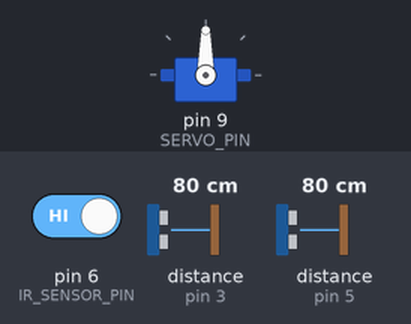
Simulated run of this sketch. Board: Arduino Uno, built with avr-gcc and run on an emulated ATmega328P. On the bench: servo. Inputs (shaded band) come from the test bench; at power-on: pin 6 (IR_SENSOR_PIN) HIGH, distance to the obstacle (sensors on pin 3, pin 5) 80 cm. The echo pulse lasts 58.3 µs per cm; what the sketch prints to the serial monitor is not drawn.

Above: at 4.0 s.
4.1 s: pin 6 (IR_SENSOR_PIN) driven LOW
At 5.4 s:
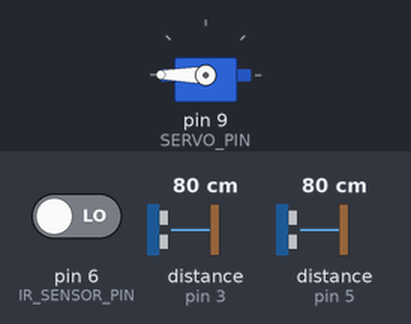
Timing chart, 0 to 8.5 s (numbered marks = the images above; inputs shaded):
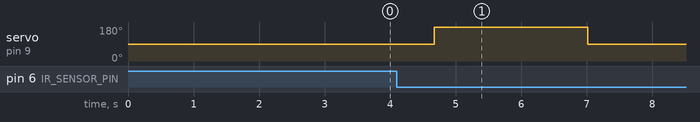

Measured:
- after the input at 4.1 s, servo on pin 9 (SERVO_PIN): 90° → 180° after 0.57 s, → 90° 2.3 s later

The sketch:

SmartGarbageSystem.ino
```cpp
// ================================================================
//       SMART GARBAGE MONITORING AND SORTING SYSTEM
//                     Arduino UNO
// ================================================================
//  Components:
//    - Moisture Sensor      → A0
//    - IR Sensor            → D6         ← NEWLY ADDED
//    - Ultrasonic (Dry Bin) → TRIG: D2 | ECHO: D3
//    - Ultrasonic (Wet Bin) → TRIG: D4 | ECHO: D5
//    - Servo Motor          → D9
//    - GSM Module (SIM800L) → RX: D10 | TX: D11  ← NOW ACTIVE
// ================================================================

#include <Servo.h>
#include <SoftwareSerial.h>   // For GSM module serial communication


// ================================================================
//  SECTION 1: PIN DEFINITIONS
//  Assigning each component to its respective Arduino pin
// ================================================================

#define MOISTURE_PIN   A0    // Moisture sensor → analog read pin
#define IR_SENSOR_PIN   6    // IR obstacle sensor → digital read pin
                             // OUTPUT: LOW = object detected, HIGH = clear
#define TRIG_DRY        2    // Dry bin ultrasonic → Trigger pin
#define ECHO_DRY        3    // Dry bin ultrasonic → Echo pin
#define TRIG_WET        4    // Wet bin ultrasonic → Trigger pin
#define ECHO_WET        5    // Wet bin ultrasonic → Echo pin
#define SERVO_PIN       9    // Servo motor → Signal pin


// ================================================================
//  SECTION 2: ADJUSTABLE SYSTEM PARAMETERS
//  Tweak these values to match your hardware setup
// ================================================================

const int   MOISTURE_THRESHOLD = 850;   // Raw ADC value (0–1023)
                                        // ABOVE threshold = DRY waste
                                        // BELOW threshold = WET waste

const float BIN_HEIGHT_CM      = 13.5;  // Physical height of each bin (cm)
                                        // Ultrasonic reads from lid downward

const int   FULL_ALERT_PERCENT = 80;    // Send GSM alert when bin ≥ this %


// ================================================================
//  SECTION 3: SERVO ANGLE POSITIONS
//  Standard servo range: 0° to 180°
//  We treat 90° as neutral center
// ================================================================

const int SERVO_NEUTRAL  = 90;   // Resting / center position
const int SERVO_WET_BIN  = 180;  // +90° clockwise       → directs to WET bin
const int SERVO_DRY_BIN  = 0;    // −90° counter-clockwise → directs to DRY bin


// ================================================================
//  SECTION 4: GSM CONFIGURATION  — SIM800L now active
// ================================================================

SoftwareSerial gsmSerial(10, 11);          // GSM RX→D10, TX→D11
const String PHONE_NUMBER = "+918121847746";


// ================================================================
//  SECTION 5: GLOBAL OBJECTS & VARIABLES
// ================================================================

Servo sortingServo;   // Servo motor object
bool  alertSentDry = false;  // Tracks if GSM alert was already sent for dry bin
bool  alertSentWet = false;  // Tracks if GSM alert was already sent for wet bin
                             // Prevents repeated SMS for same full-bin event


// ================================================================
//  SETUP  —  Runs ONCE at power-on or reset
// ================================================================

void setup() {

  // Start serial monitor communication at 9600 baud
  Serial.begin(9600);

  // Initialize servo and move it to neutral (center) position
  sortingServo.attach(SERVO_PIN);
  sortingServo.write(SERVO_NEUTRAL);

  // Configure Ultrasonic sensor pins
  pinMode(TRIG_DRY, OUTPUT);
  pinMode(ECHO_DRY, INPUT);
  pinMode(TRIG_WET, OUTPUT);
  pinMode(ECHO_WET, INPUT);

  // Configure IR sensor pin — reads LOW when object/trash is detected
  pinMode(IR_SENSOR_PIN, INPUT);

  // Moisture sensor pin (A0) is INPUT by default — no pinMode needed

  // Initialize GSM module serial communication
  gsmSerial.begin(9600);

  // Startup message on Serial Monitor
  delay(500);
  Serial.println(F("================================================"));
  Serial.println(F("   Smart Garbage Monitoring & Sorting System    "));
  Serial.println(F("================================================"));
  Serial.println(F(" Moisture Threshold : 850 (adjustable in code)"));
  Serial.println(F(" Bin Height         : 13.5 cm"));
  Serial.println(F(" Trigger Mode       : IR Sensor (Automatic)"));
  Serial.println(F("================================================"));
  Serial.println(F(" System Ready. Waiting for trash..."));
  Serial.println();

  delay(2000); // Give time to read the startup message
}


// ================================================================
//  MAIN LOOP  —  Runs REPEATEDLY after setup()
//  The system now waits for the IR sensor to detect trash.
//  When triggered, it runs the full sort + measure cycle instantly.
// ================================================================

void loop() {

  // Continuously poll the IR sensor
  // IR sensor outputs LOW when an object is detected in front of it
  if (digitalRead(IR_SENSOR_PIN) == LOW) {

    delay(80); // Brief debounce — ignore electrical noise / false triggers

    // Re-confirm detection after debounce to avoid false positives
    if (digitalRead(IR_SENSOR_PIN) == LOW) {

      printSectionHeader("NEW CYCLE STARTING");

      // ── STEP 1: IR confirmed trash ─────────────────────────────────
      Serial.println(F("  [IR SENSOR] >>> Trash Detected! Processing waste..."));
      Serial.println();
      delay(300); // Short pause for readability before processing

      // ── STEP 2: Read moisture sensor ────────────────────────────────
      int moistureValue = readMoisture();

      // ── STEP 3: Decide waste type based on threshold ─────────────────
      bool isWet = (moistureValue < MOISTURE_THRESHOLD);
      // If value < threshold  → moisture present → WET waste
      // If value >= threshold → dry surface      → DRY waste

      // ── STEP 4: Print moisture result ─────────────────────────────────
      Serial.print(F("  Moisture Sensor Value : "));
      Serial.println(moistureValue);
      Serial.print(F("  Waste Type Detected   : "));
      if (isWet) {
        Serial.println(F("*** WET WASTE ***"));
      } else {
        Serial.println(F("*** DRY WASTE ***"));
      }
      Serial.println();

      // ── STEP 5: Rotate servo to correct bin ────────────────────────
      controlServo(isWet);
      delay(1500); // Allow servo to physically complete rotation

      // ── STEP 6: Measure fill levels of both bins ───────────────────
      Serial.println(F("  Measuring bin fill levels..."));
      delay(300);

      float dryFillPercent = getBinFillLevel(TRIG_DRY, ECHO_DRY);
      float wetFillPercent = getBinFillLevel(TRIG_WET, ECHO_WET);

      // ── STEP 7: Display bin fill levels ───────────────────────────
      Serial.println();
      Serial.println(F("  ┌─────────────────────────────────┐"));
      Serial.println(F("  │         BIN STATUS REPORT        │"));
      Serial.println(F("  ├─────────────────────────────────┤"));
      Serial.print(F("  │ Dry Bin Fill Level  : "));
      printPaddedPercent(dryFillPercent);
      Serial.print(F("  │ Wet Bin Fill Level  : "));
      printPaddedPercent(wetFillPercent);
      Serial.println(F("  └─────────────────────────────────┘"));
      Serial.println();

      // ── STEP 8: Check for full bins and trigger GSM alert ──────────
      // alertSentDry / alertSentWet flags prevent repeated SMS spam
      // They reset only when bin level drops below threshold (bin emptied)

      if (dryFillPercent >= FULL_ALERT_PERCENT) {
        Serial.println(F("  ⚠ WARNING: DRY BIN IS FULL!"));
        if (!alertSentDry) {
          sendGSMAlert("DRY");
          alertSentDry = true; // Mark alert as sent — don't resend until emptied
        }
      } else {
        alertSentDry = false;  // Bin was emptied — reset flag
      }

      if (wetFillPercent >= FULL_ALERT_PERCENT) {
        Serial.println(F("  ⚠ WARNING: WET BIN IS FULL!"));
        if (!alertSentWet) {
          sendGSMAlert("WET");
          alertSentWet = true;
        }
      } else {
        alertSentWet = false;
      }

      // ── STEP 9: Return servo to neutral position after sorting ──────
      Serial.println();
      Serial.println(F("  Servo returning to NEUTRAL position (90°)..."));
      sortingServo.write(SERVO_NEUTRAL);

      // ── STEP 10: End of cycle ───────────────────────────────────────
      Serial.println();
      Serial.println(F("  Cycle complete. Waiting for next trash..."));
      printSectionFooter();
      Serial.println();

      // Wait until the trash has actually passed / IR clears
      // Prevents re-triggering the same piece of waste
      while (digitalRead(IR_SENSOR_PIN) == LOW) {
        delay(50); // Keep checking every 50ms until IR is clear again
      }
      delay(500); // Extra settling time before watching for next item
    }
  }
}


// ================================================================
//  FUNCTION: readMoisture()
//
//  PURPOSE  : Reads the raw analog value from the moisture sensor.
//  RETURNS  : Integer value between 0 (fully wet) and 1023 (fully dry)
//
//  HOW IT WORKS:
//    The moisture sensor has two probes. When placed in wet waste,
//    water conducts electricity between the probes, lowering resistance
//    and thus the analog voltage → lower ADC value.
//    In dry waste, resistance is high → higher ADC value.
// ================================================================

int readMoisture() {
  int raw = analogRead(MOISTURE_PIN); // Read 10-bit ADC value (0–1023)
  return raw;
}


// ================================================================
//  FUNCTION: controlServo(bool isWet)
//
//  PURPOSE  : Rotates the servo to direct waste into the correct bin.
//  INPUT    : isWet → true = WET waste, false = DRY waste
//
//  SERVO POSITIONS:
//    90°  → Neutral  (default resting position)
//    180° → Wet bin  (rotates 90° clockwise from neutral)
//    0°   → Dry bin  (rotates 90° counter-clockwise from neutral)
// ================================================================

void controlServo(bool isWet) {
  if (isWet) {
    Serial.println(F("  Servo Action : Rotating → WET BIN  (180° clockwise)"));
    sortingServo.write(SERVO_WET_BIN); // Move to 180°
  } else {
    Serial.println(F("  Servo Action : Rotating → DRY BIN  (0° counter-clockwise)"));
    sortingServo.write(SERVO_DRY_BIN); // Move to 0°
  }
}


// ================================================================
//  FUNCTION: getBinFillLevel(int trigPin, int echoPin)
//
//  PURPOSE  : Measures how full a bin is using an HC-SR04 ultrasonic sensor.
//  INPUT    : trigPin → the TRIG pin of the sensor
//             echoPin → the ECHO pin of the sensor
//  RETURNS  : Fill percentage (0.0% = empty, 100.0% = completely full)
//
//  HOW IT WORKS:
//    1. Send a 10µs HIGH pulse on TRIG → sensor emits ultrasonic burst
//    2. Measure how long ECHO stays HIGH → this is the round-trip travel time
//    3. Distance (cm) = (duration × speed of sound) / 2
//       Speed of sound ≈ 0.0343 cm/µs
//    4. Fill % = ((BIN_HEIGHT - distance) / BIN_HEIGHT) × 100
//       → If sensor reads 13.5 cm (full bin height) → 0% full (empty)
//       → If sensor reads ~0 cm (waste right at top)  → 100% full
// ================================================================

float getBinFillLevel(int trigPin, int echoPin) {

  // --- Trigger ultrasonic pulse ---
  digitalWrite(trigPin, LOW);
  delayMicroseconds(2);           // Ensure clean LOW signal first
  digitalWrite(trigPin, HIGH);
  delayMicroseconds(10);          // 10 µs HIGH pulse triggers the sensor
  digitalWrite(trigPin, LOW);

  // --- Measure echo duration ---
  // pulseIn() returns 0 if no echo received within timeout (30ms)
  long duration = pulseIn(echoPin, HIGH, 30000); // Timeout = 30ms

  // --- Convert duration to distance ---
  float distance = (duration * 0.0343) / 2.0;

  // --- Handle edge cases ---
  if (duration == 0) {
    // No echo → sensor may be out of range → assume bin is empty
    distance = BIN_HEIGHT_CM;
  }

  // Clamp distance to valid physical range
  distance = constrain(distance, 0.0, BIN_HEIGHT_CM);

  // --- Calculate fill percentage ---
  float fillPercent = ((BIN_HEIGHT_CM - distance) / BIN_HEIGHT_CM) * 100.0;
  fillPercent = constrain(fillPercent, 0.0, 100.0);

  return fillPercent;
}


// ================================================================
//  FUNCTION: sendGSMAlert(String binType)
//
//  PURPOSE  : Sends a real SMS alert via SIM800L when a bin is full.
//  INPUT    : binType → "DRY" or "WET"
//
//  GSM AT COMMANDS USED:
//    AT          → Test communication with GSM module (expects "OK")
//    AT+CMGF=1   → Switch to TEXT mode (human-readable SMS format)
//    AT+CMGS     → Start composing SMS to a phone number
//    Ctrl+Z (26) → ASCII code 26 — signals end of message and sends it
// ================================================================

void sendGSMAlert(String binType) {

  String alertMessage = "ALERT: " + binType +
                        " bin is FULL! Please empty it immediately. - SmartGarbage System";

  Serial.println(F("  ─────────────────────────────────────"));
  Serial.println(F("  [GSM] Preparing alert SMS..."));
  Serial.print(F("  [GSM] To      : "));
  Serial.println("xxxxxxxxxx");
  Serial.print(F("  [GSM] Message : "));
  Serial.println(alertMessage);

  // ── Step 1: Handshake — confirm GSM module is responding ────────────
  gsmSerial.println("AT");
  delay(1000);

  // ── Step 2: Set SMS to Text Mode ────────────────────────────────────
  gsmSerial.println("AT+CMGF=1");
  delay(1000);

  // ── Step 3: Address the recipient ───────────────────────────────────
  gsmSerial.print("AT+CMGS=\"");
  gsmSerial.print("xxxxxxxxxx");
  gsmSerial.println("\"");
  delay(1000);

  // ── Step 4: Type the message body ───────────────────────────────────
  gsmSerial.print(alertMessage);
  delay(500);

  // ── Step 5: Send — Ctrl+Z (ASCII 26) tells GSM module to transmit ───
  gsmSerial.write(26);
  delay(5000); // Wait for GSM to finish transmitting

  Serial.println(F("  [GSM] Status  : ✓ Message Sent Successfully!"));
  Serial.println(F("  ─────────────────────────────────────"));
}


// ================================================================
//  HELPER: printSectionHeader / printSectionFooter / printPaddedPercent
//  These are purely for clean Serial Monitor formatting
// ================================================================

void printSectionHeader(const char* title) {
  Serial.println(F("================================================"));
  Serial.print(F("  "));
  Serial.println(title);
  Serial.println(F("================================================"));
}

void printSectionFooter() {
  Serial.println(F("================================================"));
}

// Prints fill percentage with a visual bar
void printPaddedPercent(float percent) {
  Serial.print(F("  │   "));
  Serial.print(percent, 1);
  Serial.print(F("%   ["));

  // Visual ASCII bar (10 segments)
  int filled = (int)(percent / 10);
  for (int i = 0; i < 10; i++) {
    if (i < filled) Serial.print(F("█"));
    else            Serial.print(F("░"));
  }
  Serial.println(F("]"));
}

// ================================================================
//  END OF PROGRAM
// ================================================================
```
